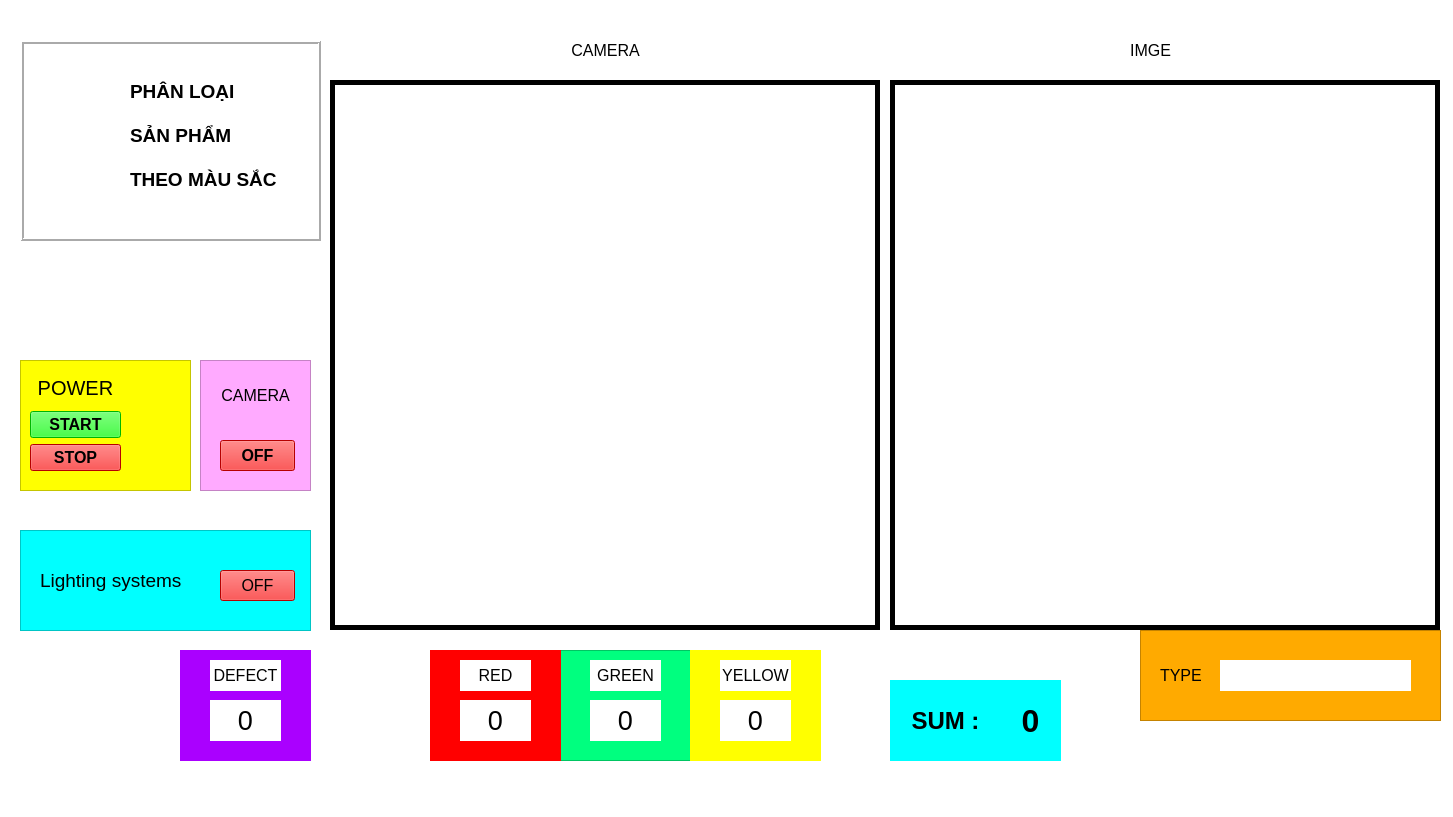
<?xml version="1.0" encoding="UTF-8"?>
<ui version="4.0">
 <class>MainWindow</class>
 <widget class="QMainWindow" name="MainWindow">
  <property name="geometry">
   <rect>
    <x>0</x>
    <y>0</y>
    <width>1453</width>
    <height>817</height>
   </rect>
  </property>
  <property name="windowTitle">
   <string>MainWindow</string>
  </property>
  <property name="styleSheet">
   <string notr="true">background-color: rgb(255, 255, 255);</string>
  </property>
  <widget class="QWidget" name="centralwidget">
   <widget class="QLabel" name="imageLable">
    <property name="geometry">
     <rect>
      <x>890</x>
      <y>80</y>
      <width>550</width>
      <height>550</height>
     </rect>
    </property>
    <property name="frameShape">
     <enum>QFrame::Box</enum>
    </property>
    <property name="frameShadow">
     <enum>QFrame::Plain</enum>
    </property>
    <property name="lineWidth">
     <number>5</number>
    </property>
    <property name="text">
     <string/>
    </property>
    <property name="alignment">
     <set>Qt::AlignCenter</set>
    </property>
   </widget>
   <widget class="QFrame" name="frame">
    <property name="geometry">
     <rect>
      <x>20</x>
      <y>360</y>
      <width>171</width>
      <height>131</height>
     </rect>
    </property>
    <property name="styleSheet">
     <string notr="true">background-color: rgb(255, 255, 0);</string>
    </property>
    <property name="frameShape">
     <enum>QFrame::StyledPanel</enum>
    </property>
    <property name="frameShadow">
     <enum>QFrame::Raised</enum>
    </property>
    <widget class="QWidget" name="layoutWidget">
     <property name="geometry">
      <rect>
       <x>10</x>
       <y>10</y>
       <width>91</width>
       <height>101</height>
      </rect>
     </property>
     <layout class="QVBoxLayout" name="verticalLayout">
      <item>
       <widget class="QLabel" name="label_12">
        <property name="font">
         <font>
          <pointsize>15</pointsize>
         </font>
        </property>
        <property name="text">
         <string>POWER</string>
        </property>
        <property name="alignment">
         <set>Qt::AlignCenter</set>
        </property>
       </widget>
      </item>
      <item>
       <widget class="QPushButton" name="startBtn">
        <property name="font">
         <font>
          <pointsize>12</pointsize>
          <bold>true</bold>
         </font>
        </property>
        <property name="styleSheet">
         <string notr="true">background-color: rgb(0, 255, 0);</string>
        </property>
        <property name="text">
         <string>START</string>
        </property>
       </widget>
      </item>
      <item>
       <widget class="QPushButton" name="stopBtn">
        <property name="font">
         <font>
          <pointsize>12</pointsize>
          <bold>true</bold>
         </font>
        </property>
        <property name="styleSheet">
         <string notr="true">background-color:red</string>
        </property>
        <property name="text">
         <string>STOP</string>
        </property>
       </widget>
      </item>
     </layout>
    </widget>
    <widget class="QLabel" name="powLable">
     <property name="geometry">
      <rect>
       <x>110</x>
       <y>50</y>
       <width>51</width>
       <height>51</height>
      </rect>
     </property>
     <property name="text">
      <string/>
     </property>
     <property name="pixmap">
      <pixmap>icon/den.png</pixmap>
     </property>
     <property name="scaledContents">
      <bool>true</bool>
     </property>
    </widget>
   </widget>
   <widget class="QLabel" name="videoLable">
    <property name="geometry">
     <rect>
      <x>330</x>
      <y>80</y>
      <width>550</width>
      <height>550</height>
     </rect>
    </property>
    <property name="frameShape">
     <enum>QFrame::Box</enum>
    </property>
    <property name="frameShadow">
     <enum>QFrame::Plain</enum>
    </property>
    <property name="lineWidth">
     <number>5</number>
    </property>
    <property name="text">
     <string/>
    </property>
    <property name="scaledContents">
     <bool>false</bool>
    </property>
    <property name="alignment">
     <set>Qt::AlignCenter</set>
    </property>
   </widget>
   <widget class="QFrame" name="frame_2">
    <property name="geometry">
     <rect>
      <x>20</x>
      <y>530</y>
      <width>291</width>
      <height>101</height>
     </rect>
    </property>
    <property name="styleSheet">
     <string notr="true">background-color: rgb(0, 255, 255);</string>
    </property>
    <property name="frameShape">
     <enum>QFrame::StyledPanel</enum>
    </property>
    <property name="frameShadow">
     <enum>QFrame::Raised</enum>
    </property>
    <widget class="QLabel" name="label_3">
     <property name="geometry">
      <rect>
       <x>20</x>
       <y>30</y>
       <width>191</width>
       <height>41</height>
      </rect>
     </property>
     <property name="font">
      <font>
       <pointsize>14</pointsize>
       <bold>false</bold>
      </font>
     </property>
     <property name="text">
      <string>Lighting systems</string>
     </property>
    </widget>
    <widget class="QPushButton" name="lightBtn">
     <property name="geometry">
      <rect>
       <x>200</x>
       <y>40</y>
       <width>75</width>
       <height>31</height>
      </rect>
     </property>
     <property name="font">
      <font>
       <pointsize>12</pointsize>
       <bold>false</bold>
      </font>
     </property>
     <property name="styleSheet">
      <string notr="true">background-color: red;</string>
     </property>
     <property name="text">
      <string>OFF</string>
     </property>
    </widget>
   </widget>
   <widget class="QLabel" name="label_13">
    <property name="geometry">
     <rect>
      <x>550</x>
      <y>40</y>
      <width>111</width>
      <height>20</height>
     </rect>
    </property>
    <property name="font">
     <font>
      <pointsize>12</pointsize>
     </font>
    </property>
    <property name="text">
     <string>CAMERA</string>
    </property>
    <property name="alignment">
     <set>Qt::AlignCenter</set>
    </property>
   </widget>
   <widget class="QLabel" name="label_14">
    <property name="geometry">
     <rect>
      <x>1100</x>
      <y>40</y>
      <width>101</width>
      <height>20</height>
     </rect>
    </property>
    <property name="font">
     <font>
      <pointsize>12</pointsize>
     </font>
    </property>
    <property name="text">
     <string>IMGE</string>
    </property>
    <property name="alignment">
     <set>Qt::AlignCenter</set>
    </property>
   </widget>
   <widget class="QFrame" name="frame_3">
    <property name="geometry">
     <rect>
      <x>20</x>
      <y>40</y>
      <width>301</width>
      <height>201</height>
     </rect>
    </property>
    <property name="styleSheet">
     <string notr="true"/>
    </property>
    <property name="frameShape">
     <enum>QFrame::Box</enum>
    </property>
    <property name="frameShadow">
     <enum>QFrame::Raised</enum>
    </property>
    <property name="lineWidth">
     <number>2</number>
    </property>
    <widget class="QLabel" name="label_11">
     <property name="geometry">
      <rect>
       <x>10</x>
       <y>30</y>
       <width>91</width>
       <height>131</height>
      </rect>
     </property>
     <property name="text">
      <string/>
     </property>
     <property name="pixmap">
      <pixmap>icon/LogoBKHN.jpg</pixmap>
     </property>
     <property name="scaledContents">
      <bool>true</bool>
     </property>
    </widget>
    <widget class="QLabel" name="label_15">
     <property name="geometry">
      <rect>
       <x>110</x>
       <y>20</y>
       <width>181</width>
       <height>151</height>
      </rect>
     </property>
     <property name="font">
      <font>
       <pointsize>14</pointsize>
       <bold>true</bold>
       <underline>false</underline>
       <strikeout>false</strikeout>
       <stylestrategy>PreferDefault</stylestrategy>
      </font>
     </property>
     <property name="mouseTracking">
      <bool>false</bool>
     </property>
     <property name="tabletTracking">
      <bool>false</bool>
     </property>
     <property name="layoutDirection">
      <enum>Qt::LeftToRight</enum>
     </property>
     <property name="autoFillBackground">
      <bool>false</bool>
     </property>
     <property name="text">
      <string>PHÂN LOẠI

SẢN PHẨM

THEO MÀU SẮC</string>
     </property>
    </widget>
   </widget>
   <widget class="QFrame" name="frame_5">
    <property name="geometry">
     <rect>
      <x>1140</x>
      <y>630</y>
      <width>301</width>
      <height>91</height>
     </rect>
    </property>
    <property name="styleSheet">
     <string notr="true">background-color: rgb(255, 170, 0);</string>
    </property>
    <property name="frameShape">
     <enum>QFrame::StyledPanel</enum>
    </property>
    <property name="frameShadow">
     <enum>QFrame::Raised</enum>
    </property>
    <widget class="QLabel" name="typeLable">
     <property name="geometry">
      <rect>
       <x>80</x>
       <y>30</y>
       <width>191</width>
       <height>31</height>
      </rect>
     </property>
     <property name="font">
      <font>
       <pointsize>12</pointsize>
      </font>
     </property>
     <property name="styleSheet">
      <string notr="true">background-color: rgb(255, 255, 255);</string>
     </property>
     <property name="text">
      <string/>
     </property>
    </widget>
    <widget class="QLabel" name="label_21">
     <property name="geometry">
      <rect>
       <x>20</x>
       <y>30</y>
       <width>49</width>
       <height>31</height>
      </rect>
     </property>
     <property name="font">
      <font>
       <pointsize>12</pointsize>
      </font>
     </property>
     <property name="text">
      <string>TYPE</string>
     </property>
    </widget>
   </widget>
   <widget class="QFrame" name="frame_6">
    <property name="geometry">
     <rect>
      <x>560</x>
      <y>650</y>
      <width>131</width>
      <height>111</height>
     </rect>
    </property>
    <property name="styleSheet">
     <string notr="true">background-color: rgb(0, 255, 127);</string>
    </property>
    <property name="frameShape">
     <enum>QFrame::StyledPanel</enum>
    </property>
    <property name="frameShadow">
     <enum>QFrame::Raised</enum>
    </property>
    <widget class="QLabel" name="label_28">
     <property name="geometry">
      <rect>
       <x>30</x>
       <y>10</y>
       <width>71</width>
       <height>31</height>
      </rect>
     </property>
     <property name="font">
      <font>
       <pointsize>12</pointsize>
       <bold>false</bold>
      </font>
     </property>
     <property name="styleSheet">
      <string notr="true">background-color: rgb(255, 255, 255);</string>
     </property>
     <property name="text">
      <string>GREEN</string>
     </property>
     <property name="alignment">
      <set>Qt::AlignCenter</set>
     </property>
    </widget>
    <widget class="QLabel" name="sum2">
     <property name="geometry">
      <rect>
       <x>30</x>
       <y>50</y>
       <width>71</width>
       <height>41</height>
      </rect>
     </property>
     <property name="font">
      <font>
       <pointsize>20</pointsize>
      </font>
     </property>
     <property name="styleSheet">
      <string notr="true">background-color: rgb(255, 255, 255);</string>
     </property>
     <property name="text">
      <string>0</string>
     </property>
     <property name="alignment">
      <set>Qt::AlignCenter</set>
     </property>
    </widget>
   </widget>
   <widget class="QLabel" name="label_25">
    <property name="geometry">
     <rect>
      <x>690</x>
      <y>650</y>
      <width>131</width>
      <height>111</height>
     </rect>
    </property>
    <property name="styleSheet">
     <string notr="true">background-color: rgb(255, 255, 0);</string>
    </property>
    <property name="text">
     <string/>
    </property>
   </widget>
   <widget class="QLabel" name="label_24">
    <property name="geometry">
     <rect>
      <x>430</x>
      <y>650</y>
      <width>131</width>
      <height>111</height>
     </rect>
    </property>
    <property name="styleSheet">
     <string notr="true">background-color: rgb(255, 0, 0);</string>
    </property>
    <property name="text">
     <string/>
    </property>
   </widget>
   <widget class="QLabel" name="sum">
    <property name="geometry">
     <rect>
      <x>1000</x>
      <y>680</y>
      <width>61</width>
      <height>81</height>
     </rect>
    </property>
    <property name="font">
     <font>
      <pointsize>24</pointsize>
      <bold>true</bold>
     </font>
    </property>
    <property name="styleSheet">
     <string notr="true">background-color: rgb(0, 255, 255);
</string>
    </property>
    <property name="text">
     <string>0</string>
    </property>
    <property name="alignment">
     <set>Qt::AlignCenter</set>
    </property>
   </widget>
   <widget class="QLabel" name="label_27">
    <property name="geometry">
     <rect>
      <x>460</x>
      <y>660</y>
      <width>71</width>
      <height>31</height>
     </rect>
    </property>
    <property name="font">
     <font>
      <pointsize>12</pointsize>
      <bold>false</bold>
     </font>
    </property>
    <property name="text">
     <string>RED</string>
    </property>
    <property name="alignment">
     <set>Qt::AlignCenter</set>
    </property>
   </widget>
   <widget class="QLabel" name="label_29">
    <property name="geometry">
     <rect>
      <x>720</x>
      <y>660</y>
      <width>71</width>
      <height>31</height>
     </rect>
    </property>
    <property name="font">
     <font>
      <pointsize>12</pointsize>
      <bold>false</bold>
     </font>
    </property>
    <property name="text">
     <string>YELLOW</string>
    </property>
    <property name="alignment">
     <set>Qt::AlignCenter</set>
    </property>
   </widget>
   <widget class="QLabel" name="sum1">
    <property name="geometry">
     <rect>
      <x>460</x>
      <y>700</y>
      <width>71</width>
      <height>41</height>
     </rect>
    </property>
    <property name="font">
     <font>
      <pointsize>20</pointsize>
     </font>
    </property>
    <property name="text">
     <string>0</string>
    </property>
    <property name="alignment">
     <set>Qt::AlignCenter</set>
    </property>
   </widget>
   <widget class="QLabel" name="sum3">
    <property name="geometry">
     <rect>
      <x>720</x>
      <y>700</y>
      <width>71</width>
      <height>41</height>
     </rect>
    </property>
    <property name="font">
     <font>
      <pointsize>20</pointsize>
     </font>
    </property>
    <property name="text">
     <string>0</string>
    </property>
    <property name="alignment">
     <set>Qt::AlignCenter</set>
    </property>
   </widget>
   <widget class="QFrame" name="frame_7">
    <property name="geometry">
     <rect>
      <x>200</x>
      <y>360</y>
      <width>111</width>
      <height>131</height>
     </rect>
    </property>
    <property name="styleSheet">
     <string notr="true">background-color: rgb(255, 170, 255);</string>
    </property>
    <property name="frameShape">
     <enum>QFrame::StyledPanel</enum>
    </property>
    <property name="frameShadow">
     <enum>QFrame::Raised</enum>
    </property>
    <widget class="QLabel" name="label_33">
     <property name="geometry">
      <rect>
       <x>10</x>
       <y>20</y>
       <width>91</width>
       <height>31</height>
      </rect>
     </property>
     <property name="font">
      <font>
       <pointsize>12</pointsize>
       <bold>false</bold>
      </font>
     </property>
     <property name="text">
      <string>CAMERA</string>
     </property>
     <property name="alignment">
      <set>Qt::AlignCenter</set>
     </property>
    </widget>
    <widget class="QPushButton" name="cameraBtn">
     <property name="geometry">
      <rect>
       <x>20</x>
       <y>80</y>
       <width>75</width>
       <height>31</height>
      </rect>
     </property>
     <property name="font">
      <font>
       <pointsize>12</pointsize>
       <bold>true</bold>
      </font>
     </property>
     <property name="styleSheet">
      <string notr="true">background-color: rgb(255, 0, 0);</string>
     </property>
     <property name="text">
      <string>OFF</string>
     </property>
    </widget>
   </widget>
   <widget class="QLabel" name="label">
    <property name="geometry">
     <rect>
      <x>890</x>
      <y>680</y>
      <width>111</width>
      <height>81</height>
     </rect>
    </property>
    <property name="font">
     <font>
      <pointsize>18</pointsize>
      <bold>true</bold>
     </font>
    </property>
    <property name="styleSheet">
     <string notr="true">background-color: rgb(0, 255, 255);</string>
    </property>
    <property name="text">
     <string>SUM :</string>
    </property>
    <property name="alignment">
     <set>Qt::AlignCenter</set>
    </property>
   </widget>
   <widget class="QLabel" name="label_26">
    <property name="geometry">
     <rect>
      <x>180</x>
      <y>650</y>
      <width>131</width>
      <height>111</height>
     </rect>
    </property>
    <property name="styleSheet">
     <string notr="true">background-color: rgb(170, 0, 255);</string>
    </property>
    <property name="text">
     <string/>
    </property>
   </widget>
   <widget class="QLabel" name="label_30">
    <property name="geometry">
     <rect>
      <x>210</x>
      <y>660</y>
      <width>71</width>
      <height>31</height>
     </rect>
    </property>
    <property name="font">
     <font>
      <pointsize>12</pointsize>
      <bold>false</bold>
     </font>
    </property>
    <property name="text">
     <string>DEFECT</string>
    </property>
    <property name="alignment">
     <set>Qt::AlignCenter</set>
    </property>
   </widget>
   <widget class="QLabel" name="sum4">
    <property name="geometry">
     <rect>
      <x>210</x>
      <y>700</y>
      <width>71</width>
      <height>41</height>
     </rect>
    </property>
    <property name="font">
     <font>
      <pointsize>20</pointsize>
     </font>
    </property>
    <property name="text">
     <string>0</string>
    </property>
    <property name="alignment">
     <set>Qt::AlignCenter</set>
    </property>
   </widget>
  </widget>
  <widget class="QStatusBar" name="statusbar"/>
 </widget>
 <resources/>
 <connections/>
</ui>
